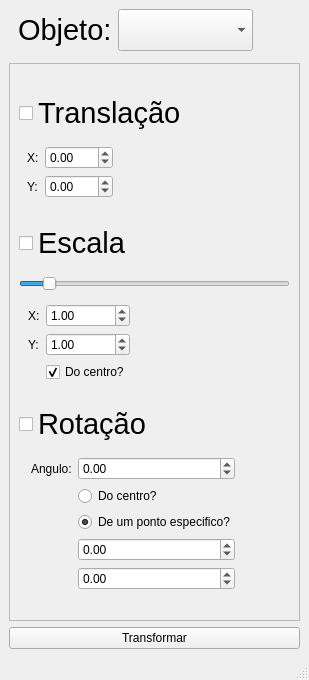
<?xml version="1.0" encoding="UTF-8"?>
<ui version="4.0">
 <class>JanelaTranformador</class>
 <widget class="QMainWindow" name="JanelaTranformador">
  <property name="geometry">
   <rect>
    <x>0</x>
    <y>0</y>
    <width>309</width>
    <height>680</height>
   </rect>
  </property>
  <property name="sizePolicy">
   <sizepolicy hsizetype="Preferred" vsizetype="Preferred">
    <horstretch>0</horstretch>
    <verstretch>0</verstretch>
   </sizepolicy>
  </property>
  <property name="windowTitle">
   <string>MainWindow</string>
  </property>
  <widget class="QWidget" name="centralwidget">
   <layout class="QVBoxLayout" name="verticalLayout">
    <item>
     <widget class="QWidget" name="widget_2" native="true">
      <property name="sizePolicy">
       <sizepolicy hsizetype="Maximum" vsizetype="Maximum">
        <horstretch>0</horstretch>
        <verstretch>0</verstretch>
       </sizepolicy>
      </property>
      <layout class="QHBoxLayout" name="horizontalLayout">
       <property name="topMargin">
        <number>0</number>
       </property>
       <property name="bottomMargin">
        <number>0</number>
       </property>
       <item>
        <widget class="QLabel" name="label_2">
         <property name="sizePolicy">
          <sizepolicy hsizetype="Minimum" vsizetype="Preferred">
           <horstretch>0</horstretch>
           <verstretch>0</verstretch>
          </sizepolicy>
         </property>
         <property name="font">
          <font>
           <pointsize>22</pointsize>
          </font>
         </property>
         <property name="text">
          <string>Objeto:</string>
         </property>
        </widget>
       </item>
       <item>
        <widget class="QComboBox" name="formaBox">
         <property name="sizePolicy">
          <sizepolicy hsizetype="Preferred" vsizetype="Fixed">
           <horstretch>0</horstretch>
           <verstretch>0</verstretch>
          </sizepolicy>
         </property>
         <property name="font">
          <font>
           <pointsize>22</pointsize>
          </font>
         </property>
        </widget>
       </item>
      </layout>
     </widget>
    </item>
    <item>
     <widget class="QWidget" name="widget_3" native="true">
      <property name="sizePolicy">
       <sizepolicy hsizetype="Preferred" vsizetype="Maximum">
        <horstretch>0</horstretch>
        <verstretch>0</verstretch>
       </sizepolicy>
      </property>
     </widget>
    </item>
    <item>
     <widget class="QScrollArea" name="scrollArea">
      <property name="sizePolicy">
       <sizepolicy hsizetype="Preferred" vsizetype="Preferred">
        <horstretch>0</horstretch>
        <verstretch>0</verstretch>
       </sizepolicy>
      </property>
      <property name="sizeAdjustPolicy">
       <enum>QAbstractScrollArea::SizeAdjustPolicy::AdjustIgnored</enum>
      </property>
      <property name="widgetResizable">
       <bool>true</bool>
      </property>
      <property name="alignment">
       <set>Qt::AlignmentFlag::AlignLeading|Qt::AlignmentFlag::AlignLeft|Qt::AlignmentFlag::AlignTop</set>
      </property>
      <widget class="QWidget" name="scrollAreaWidgetContents">
       <property name="geometry">
        <rect>
         <x>0</x>
         <y>0</y>
         <width>283</width>
         <height>507</height>
        </rect>
       </property>
       <layout class="QVBoxLayout" name="verticalLayout_3">
        <item>
         <widget class="QWidget" name="widget" native="true">
          <property name="sizePolicy">
           <sizepolicy hsizetype="Maximum" vsizetype="Maximum">
            <horstretch>0</horstretch>
            <verstretch>0</verstretch>
           </sizepolicy>
          </property>
          <layout class="QFormLayout" name="formLayout_3">
           <property name="topMargin">
            <number>0</number>
           </property>
           <property name="bottomMargin">
            <number>0</number>
           </property>
          </layout>
         </widget>
        </item>
        <item>
         <widget class="QCheckBox" name="checkBoxTraslacao">
          <property name="font">
           <font>
            <pointsize>22</pointsize>
           </font>
          </property>
          <property name="text">
           <string>Translação</string>
          </property>
          <property name="checked">
           <bool>false</bool>
          </property>
         </widget>
        </item>
        <item>
         <widget class="QWidget" name="widgetTranslacao" native="true">
          <property name="sizePolicy">
           <sizepolicy hsizetype="Maximum" vsizetype="Maximum">
            <horstretch>0</horstretch>
            <verstretch>0</verstretch>
           </sizepolicy>
          </property>
          <layout class="QFormLayout" name="formLayout_2">
           <property name="leftMargin">
            <number>8</number>
           </property>
           <property name="topMargin">
            <number>0</number>
           </property>
           <property name="bottomMargin">
            <number>12</number>
           </property>
           <item row="1" column="0">
            <widget class="QLabel" name="label_11">
             <property name="sizePolicy">
              <sizepolicy hsizetype="Maximum" vsizetype="Preferred">
               <horstretch>0</horstretch>
               <verstretch>0</verstretch>
              </sizepolicy>
             </property>
             <property name="text">
              <string>X:</string>
             </property>
            </widget>
           </item>
           <item row="1" column="1">
            <widget class="QDoubleSpinBox" name="translacaoX">
             <property name="sizePolicy">
              <sizepolicy hsizetype="Preferred" vsizetype="Fixed">
               <horstretch>0</horstretch>
               <verstretch>0</verstretch>
              </sizepolicy>
             </property>
             <property name="minimum">
              <double>-999.990000000000009</double>
             </property>
             <property name="maximum">
              <double>999.990000000000009</double>
             </property>
            </widget>
           </item>
           <item row="2" column="0">
            <widget class="QLabel" name="label_4">
             <property name="sizePolicy">
              <sizepolicy hsizetype="Maximum" vsizetype="Preferred">
               <horstretch>0</horstretch>
               <verstretch>0</verstretch>
              </sizepolicy>
             </property>
             <property name="text">
              <string>Y:</string>
             </property>
            </widget>
           </item>
           <item row="2" column="1">
            <widget class="QDoubleSpinBox" name="translacaoY">
             <property name="sizePolicy">
              <sizepolicy hsizetype="Maximum" vsizetype="Fixed">
               <horstretch>0</horstretch>
               <verstretch>0</verstretch>
              </sizepolicy>
             </property>
             <property name="minimum">
              <double>-999.990000000000009</double>
             </property>
             <property name="maximum">
              <double>999.990000000000009</double>
             </property>
            </widget>
           </item>
          </layout>
         </widget>
        </item>
        <item>
         <widget class="QCheckBox" name="checkBoxEscala">
          <property name="font">
           <font>
            <pointsize>22</pointsize>
           </font>
          </property>
          <property name="text">
           <string>Escala</string>
          </property>
          <property name="checked">
           <bool>false</bool>
          </property>
         </widget>
        </item>
        <item>
         <widget class="QSlider" name="escalaSlider">
          <property name="minimum">
           <number>1</number>
          </property>
          <property name="maximum">
           <number>100</number>
          </property>
          <property name="value">
           <number>10</number>
          </property>
          <property name="orientation">
           <enum>Qt::Orientation::Horizontal</enum>
          </property>
         </widget>
        </item>
        <item>
         <widget class="QWidget" name="widgetEscala" native="true">
          <property name="sizePolicy">
           <sizepolicy hsizetype="Maximum" vsizetype="Maximum">
            <horstretch>0</horstretch>
            <verstretch>0</verstretch>
           </sizepolicy>
          </property>
          <layout class="QFormLayout" name="formLayout">
           <property name="topMargin">
            <number>0</number>
           </property>
           <item row="1" column="0">
            <widget class="QLabel" name="label_15">
             <property name="sizePolicy">
              <sizepolicy hsizetype="Maximum" vsizetype="Preferred">
               <horstretch>0</horstretch>
               <verstretch>0</verstretch>
              </sizepolicy>
             </property>
             <property name="text">
              <string>X:</string>
             </property>
            </widget>
           </item>
           <item row="1" column="1">
            <widget class="QDoubleSpinBox" name="escalaX">
             <property name="sizePolicy">
              <sizepolicy hsizetype="Preferred" vsizetype="Fixed">
               <horstretch>0</horstretch>
               <verstretch>0</verstretch>
              </sizepolicy>
             </property>
             <property name="maximum">
              <double>9999.989999999999782</double>
             </property>
             <property name="value">
              <double>1.000000000000000</double>
             </property>
            </widget>
           </item>
           <item row="2" column="0">
            <widget class="QLabel" name="label_16">
             <property name="sizePolicy">
              <sizepolicy hsizetype="Maximum" vsizetype="Preferred">
               <horstretch>0</horstretch>
               <verstretch>0</verstretch>
              </sizepolicy>
             </property>
             <property name="text">
              <string>Y:</string>
             </property>
            </widget>
           </item>
           <item row="2" column="1">
            <widget class="QDoubleSpinBox" name="escalaY">
             <property name="sizePolicy">
              <sizepolicy hsizetype="Preferred" vsizetype="Fixed">
               <horstretch>0</horstretch>
               <verstretch>0</verstretch>
              </sizepolicy>
             </property>
             <property name="value">
              <double>1.000000000000000</double>
             </property>
            </widget>
           </item>
           <item row="3" column="1">
            <widget class="QCheckBox" name="escalaCentroide">
             <property name="sizePolicy">
              <sizepolicy hsizetype="Maximum" vsizetype="Fixed">
               <horstretch>0</horstretch>
               <verstretch>0</verstretch>
              </sizepolicy>
             </property>
             <property name="text">
              <string>Do centro?</string>
             </property>
             <property name="checked">
              <bool>true</bool>
             </property>
            </widget>
           </item>
          </layout>
         </widget>
        </item>
        <item>
         <widget class="QCheckBox" name="checkBoxRotacao">
          <property name="font">
           <font>
            <pointsize>22</pointsize>
           </font>
          </property>
          <property name="text">
           <string>Rotação</string>
          </property>
          <property name="checked">
           <bool>false</bool>
          </property>
          <property name="tristate">
           <bool>false</bool>
          </property>
         </widget>
        </item>
        <item>
         <widget class="QWidget" name="widgetRotacao" native="true">
          <property name="sizePolicy">
           <sizepolicy hsizetype="Maximum" vsizetype="Maximum">
            <horstretch>0</horstretch>
            <verstretch>0</verstretch>
           </sizepolicy>
          </property>
          <property name="layoutDirection">
           <enum>Qt::LayoutDirection::LeftToRight</enum>
          </property>
          <layout class="QGridLayout" name="gridLayout">
           <property name="leftMargin">
            <number>12</number>
           </property>
           <property name="topMargin">
            <number>0</number>
           </property>
           <item row="4" column="1">
            <widget class="QRadioButton" name="rotacaoEspecifico">
             <property name="text">
              <string>De um ponto especifico?</string>
             </property>
             <property name="checked">
              <bool>true</bool>
             </property>
            </widget>
           </item>
           <item row="1" column="1">
            <widget class="QDoubleSpinBox" name="rotacaoAngulo">
             <property name="sizePolicy">
              <sizepolicy hsizetype="Preferred" vsizetype="Fixed">
               <horstretch>0</horstretch>
               <verstretch>0</verstretch>
              </sizepolicy>
             </property>
             <property name="alignment">
              <set>Qt::AlignmentFlag::AlignLeading|Qt::AlignmentFlag::AlignLeft|Qt::AlignmentFlag::AlignVCenter</set>
             </property>
             <property name="showGroupSeparator" stdset="0">
              <bool>false</bool>
             </property>
             <property name="prefix">
              <string/>
             </property>
             <property name="minimum">
              <double>-360.000000000000000</double>
             </property>
             <property name="maximum">
              <double>360.000000000000000</double>
             </property>
            </widget>
           </item>
           <item row="1" column="0">
            <widget class="QLabel" name="label_7">
             <property name="sizePolicy">
              <sizepolicy hsizetype="Maximum" vsizetype="Preferred">
               <horstretch>0</horstretch>
               <verstretch>0</verstretch>
              </sizepolicy>
             </property>
             <property name="text">
              <string>Angulo:</string>
             </property>
            </widget>
           </item>
           <item row="5" column="1">
            <widget class="QDoubleSpinBox" name="rotacaoEixoX">
             <property name="sizePolicy">
              <sizepolicy hsizetype="Preferred" vsizetype="Fixed">
               <horstretch>0</horstretch>
               <verstretch>0</verstretch>
              </sizepolicy>
             </property>
             <property name="minimum">
              <double>-999.990000000000009</double>
             </property>
             <property name="maximum">
              <double>999.990000000000009</double>
             </property>
            </widget>
           </item>
           <item row="3" column="1">
            <widget class="QRadioButton" name="rotacaoCentoride">
             <property name="text">
              <string>Do centro?</string>
             </property>
            </widget>
           </item>
           <item row="6" column="1">
            <widget class="QDoubleSpinBox" name="rotacaoEixoY">
             <property name="sizePolicy">
              <sizepolicy hsizetype="Preferred" vsizetype="Fixed">
               <horstretch>0</horstretch>
               <verstretch>0</verstretch>
              </sizepolicy>
             </property>
             <property name="minimum">
              <double>-999.990000000000009</double>
             </property>
             <property name="maximum">
              <double>999.990000000000009</double>
             </property>
            </widget>
           </item>
          </layout>
         </widget>
        </item>
       </layout>
      </widget>
     </widget>
    </item>
    <item>
     <widget class="QPushButton" name="botaoTranformar">
      <property name="text">
       <string>Transformar</string>
      </property>
     </widget>
    </item>
   </layout>
  </widget>
  <widget class="QMenuBar" name="menubar">
   <property name="geometry">
    <rect>
     <x>0</x>
     <y>0</y>
     <width>309</width>
     <height>24</height>
    </rect>
   </property>
  </widget>
  <widget class="QStatusBar" name="statusbar"/>
 </widget>
 <resources/>
 <connections>
  <connection>
   <sender>checkBoxTraslacao</sender>
   <signal>toggled(bool)</signal>
   <receiver>widgetTranslacao</receiver>
   <slot>setVisible(bool)</slot>
   <hints>
    <hint type="sourcelabel">
     <x>171</x>
     <y>147</y>
    </hint>
    <hint type="destinationlabel">
     <x>135</x>
     <y>227</y>
    </hint>
   </hints>
  </connection>
  <connection>
   <sender>checkBoxRotacao</sender>
   <signal>toggled(bool)</signal>
   <receiver>widgetRotacao</receiver>
   <slot>setVisible(bool)</slot>
   <hints>
    <hint type="sourcelabel">
     <x>129</x>
     <y>392</y>
    </hint>
    <hint type="destinationlabel">
     <x>166</x>
     <y>516</y>
    </hint>
   </hints>
  </connection>
  <connection>
   <sender>checkBoxEscala</sender>
   <signal>toggled(bool)</signal>
   <receiver>widgetEscala</receiver>
   <slot>setVisible(bool)</slot>
   <hints>
    <hint type="sourcelabel">
     <x>148</x>
     <y>264</y>
    </hint>
    <hint type="destinationlabel">
     <x>141</x>
     <y>355</y>
    </hint>
   </hints>
  </connection>
  <connection>
   <sender>rotacaoEspecifico</sender>
   <signal>toggled(bool)</signal>
   <receiver>rotacaoEixoX</receiver>
   <slot>setVisible(bool)</slot>
   <hints>
    <hint type="sourcelabel">
     <x>246</x>
     <y>471</y>
    </hint>
    <hint type="destinationlabel">
     <x>261</x>
     <y>493</y>
    </hint>
   </hints>
  </connection>
  <connection>
   <sender>rotacaoEspecifico</sender>
   <signal>toggled(bool)</signal>
   <receiver>rotacaoEixoY</receiver>
   <slot>setVisible(bool)</slot>
   <hints>
    <hint type="sourcelabel">
     <x>196</x>
     <y>464</y>
    </hint>
    <hint type="destinationlabel">
     <x>244</x>
     <y>516</y>
    </hint>
   </hints>
  </connection>
 </connections>
</ui>
